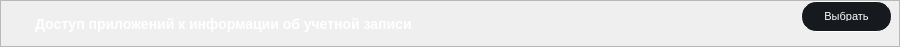
      <widget class="QFrame" name="frame_ApplicationAccessToAccountInformation">
       <property name="geometry">
        <rect>
         <x>10</x>
         <y>1839</y>
         <width>900</width>
         <height>45</height>
        </rect>
       </property>
       <property name="minimumSize">
        <size>
         <width>900</width>
         <height>0</height>
        </size>
       </property>
       <property name="maximumSize">
        <size>
         <width>900</width>
         <height>46</height>
        </size>
       </property>
       <property name="styleSheet">
        <string notr="true">
/* styles.qss */

#frame_ApplicationAccessToAccountInformation {
    background-color: #161A1E;
    border-radius: 15px; /* Установите значение по вашему усмотрению для достижения овальной формы */
}
</string>
       </property>
       <property name="frameShape">
        <enum>QFrame::StyledPanel</enum>
       </property>
       <property name="frameShadow">
        <enum>QFrame::Raised</enum>
       </property>
       <layout class="QHBoxLayout" name="horizontalLayout_37">
        <property name="spacing">
         <number>0</number>
        </property>
        <property name="leftMargin">
         <number>0</number>
        </property>
        <property name="topMargin">
         <number>0</number>
        </property>
        <property name="rightMargin">
         <number>0</number>
        </property>
        <property name="bottomMargin">
         <number>0</number>
        </property>
        <item>
         <widget class="QFrame" name="frame_36">
          <property name="minimumSize">
           <size>
            <width>0</width>
            <height>45</height>
           </size>
          </property>
          <property name="styleSheet">
           <string notr="true">background-color: transparent;</string>
          </property>
          <property name="frameShape">
           <enum>QFrame::StyledPanel</enum>
          </property>
          <property name="frameShadow">
           <enum>QFrame::Raised</enum>
          </property>
          <widget class="QPushButton" name="pushApplicationAccessToAccountInformation">
           <property name="geometry">
            <rect>
             <x>800</x>
             <y>0</y>
             <width>91</width>
             <height>31</height>
            </rect>
           </property>
           <property name="minimumSize">
            <size>
             <width>91</width>
             <height>31</height>
            </size>
           </property>
           <property name="maximumSize">
            <size>
             <width>91</width>
             <height>31</height>
            </size>
           </property>
           <property name="styleSheet">
            <string notr="true">/* styles.qss */

QPushButton {
    background-color: #161A1E;
    border-radius: 15px;
    color: white; /* Установите цвет текста */
    font-size: 11px; /* Установите размер шрифта */
    padding: 10px 20px; /* Установите отступы */
    border: 1px solid white; /* Уменьшаем толщину обводки до 1 пикселя */
}

QPushButton:hover {
    background-color: #2C3236;
    transition: background-color 0.3s ease;
}
</string>
           </property>
           <property name="text">
            <string>Выбрать</string>
           </property>
          </widget>
          <widget class="QLabel" name="labelApplicationAccessToAccountInformation">
           <property name="geometry">
            <rect>
             <x>750</x>
             <y>10</y>
             <width>81</width>
             <height>30</height>
            </rect>
           </property>
           <property name="sizePolicy">
            <sizepolicy hsizetype="Preferred" vsizetype="Preferred">
             <horstretch>70</horstretch>
             <verstretch>30</verstretch>
            </sizepolicy>
           </property>
           <property name="minimumSize">
            <size>
             <width>70</width>
             <height>30</height>
            </size>
           </property>
           <property name="styleSheet">
            <string notr="true">color: white; /* Установите цвет текста в белый */
font-size: 14px; /* Установите размер шрифта в 14 пикселей */
font-family: &quot;Times New Roman&quot;; /* Установите тип шрифта по вашему выбору */
font-weight: bold; /* Установите жирность шрифта (если нужно) */
margin-top: 5px; /* Опустить текст на 10 пикселей вниз */</string>
           </property>
           <property name="text">
            <string/>
           </property>
          </widget>
          <widget class="QLabel" name="labelTextApplicationAccessToAccountInformation">
           <property name="geometry">
            <rect>
             <x>30</x>
             <y>10</y>
             <width>511</width>
             <height>21</height>
            </rect>
           </property>
           <property name="styleSheet">
            <string notr="true">/* styles.qss */

QLabel {
    color: white; /* Установите цвет текста в белый */
    font-size: 14px; /* Установите размер шрифта в 14 пикселей */
    font-family: &quot;Times New Roman&quot;; /* Установите тип шрифта по вашему выбору */
    font-weight: bold; /* Установите жирность шрифта (если нужно) */
    margin-top: 5px; /* Опустить текст на 10 пикселей вниз */
}
</string>
           </property>
           <property name="text">
            <string>Доступ приложений к информации об учетной записи</string>
           </property>
          </widget>
         </widget>
        </item>
       </layout>
      </widget>
